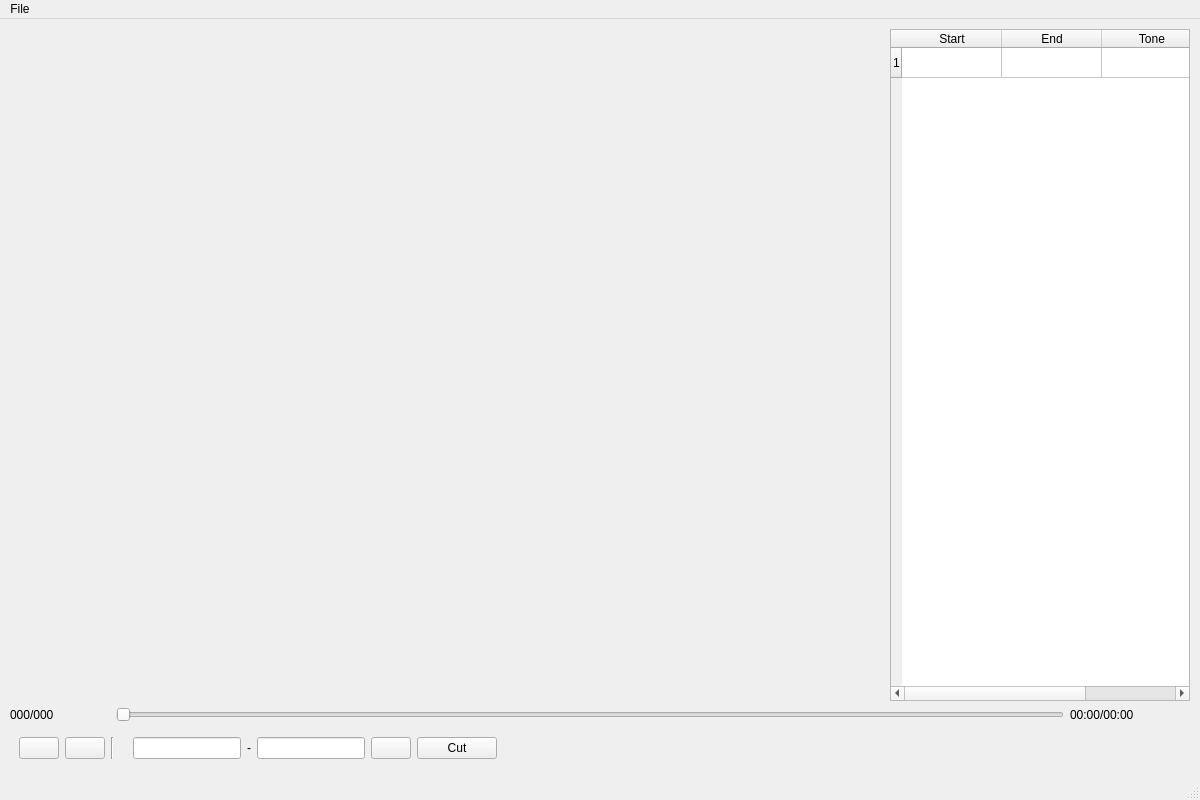
<?xml version="1.0" encoding="UTF-8"?>
<ui version="4.0">
 <class>MainWindow</class>
 <widget class="QMainWindow" name="MainWindow">
  <property name="enabled">
   <bool>true</bool>
  </property>
  <property name="geometry">
   <rect>
    <x>0</x>
    <y>0</y>
    <width>1200</width>
    <height>800</height>
   </rect>
  </property>
  <property name="windowTitle">
   <string>EditingTool</string>
  </property>
  <widget class="QWidget" name="centralwidget">
   <layout class="QVBoxLayout" name="verticalLayout_2">
    <property name="leftMargin">
     <number>10</number>
    </property>
    <property name="topMargin">
     <number>10</number>
    </property>
    <property name="rightMargin">
     <number>10</number>
    </property>
    <property name="bottomMargin">
     <number>10</number>
    </property>
    <item>
     <layout class="QHBoxLayout" name="horizontalLayout" stretch="0,0">
      <property name="sizeConstraint">
       <enum>QLayout::SetDefaultConstraint</enum>
      </property>
      <item>
       <widget class="QLabel" name="outputLabel">
        <property name="text">
         <string/>
        </property>
       </widget>
      </item>
      <item>
       <widget class="QTableWidget" name="tableWidget">
        <property name="maximumSize">
         <size>
          <width>300</width>
          <height>16777215</height>
         </size>
        </property>
        <property name="rowCount">
         <number>1</number>
        </property>
        <row/>
        <column>
         <property name="text">
          <string>Start</string>
         </property>
        </column>
        <column>
         <property name="text">
          <string>End</string>
         </property>
        </column>
        <column>
         <property name="text">
          <string>Tone</string>
         </property>
        </column>
       </widget>
      </item>
     </layout>
    </item>
    <item>
     <layout class="QHBoxLayout" name="horizontalLayout_2">
      <item>
       <widget class="QLabel" name="dataFrame">
        <property name="minimumSize">
         <size>
          <width>100</width>
          <height>0</height>
         </size>
        </property>
        <property name="text">
         <string>000/000</string>
        </property>
       </widget>
      </item>
      <item>
       <widget class="QSlider" name="dataSlider">
        <property name="orientation">
         <enum>Qt::Horizontal</enum>
        </property>
       </widget>
      </item>
      <item>
       <widget class="QLabel" name="dataTimer">
        <property name="minimumSize">
         <size>
          <width>120</width>
          <height>0</height>
         </size>
        </property>
        <property name="text">
         <string>00:00/00:00</string>
        </property>
       </widget>
      </item>
     </layout>
    </item>
    <item alignment="Qt::AlignLeft">
     <widget class="QWidget" name="horizontalWidget" native="true">
      <layout class="QHBoxLayout" name="horizontalLayout_3" stretch="0,0,0,0,0,0,0,0,0">
       <item>
        <widget class="QPushButton" name="playBtn"/>
       </item>
       <item>
        <widget class="QPushButton" name="stopBtn"/>
       </item>
       <item>
        <widget class="Line" name="line">
         <property name="orientation">
          <enum>Qt::Vertical</enum>
         </property>
        </widget>
       </item>
       <item>
        <widget class="QLabel" name="label">
         <property name="text">
          <string/>
         </property>
        </widget>
       </item>
       <item>
        <widget class="QLineEdit" name="startFrameNumber"/>
       </item>
       <item>
        <widget class="QLabel" name="label_2">
         <property name="text">
          <string>-</string>
         </property>
        </widget>
       </item>
       <item>
        <widget class="QLineEdit" name="endFrameNumber"/>
       </item>
       <item>
        <widget class="QPushButton" name="playRangeBtn">
         <property name="text">
          <string/>
         </property>
        </widget>
       </item>
       <item>
        <widget class="QPushButton" name="cutBtn">
         <property name="text">
          <string>Cut</string>
         </property>
        </widget>
       </item>
      </layout>
     </widget>
    </item>
   </layout>
  </widget>
  <widget class="QMenuBar" name="menubar">
   <property name="geometry">
    <rect>
     <x>0</x>
     <y>0</y>
     <width>1200</width>
     <height>21</height>
    </rect>
   </property>
   <widget class="QMenu" name="menuFile">
    <property name="title">
     <string>File</string>
    </property>
    <addaction name="actionBtnOpen"/>
    <addaction name="actionBtnSave"/>
    <addaction name="separator"/>
    <addaction name="actionBtnExit"/>
   </widget>
   <addaction name="menuFile"/>
  </widget>
  <widget class="QStatusBar" name="statusbar"/>
  <action name="actionBtnOpen">
   <property name="text">
    <string>Open</string>
   </property>
   <property name="shortcut">
    <string>Ctrl+O</string>
   </property>
  </action>
  <action name="actionBtnSave">
   <property name="text">
    <string>Save</string>
   </property>
   <property name="shortcut">
    <string>Ctrl+S</string>
   </property>
  </action>
  <action name="actionBtnExit">
   <property name="text">
    <string>Exit</string>
   </property>
   <property name="shortcut">
    <string>Alt+F4</string>
   </property>
  </action>
 </widget>
 <resources/>
 <connections/>
</ui>
